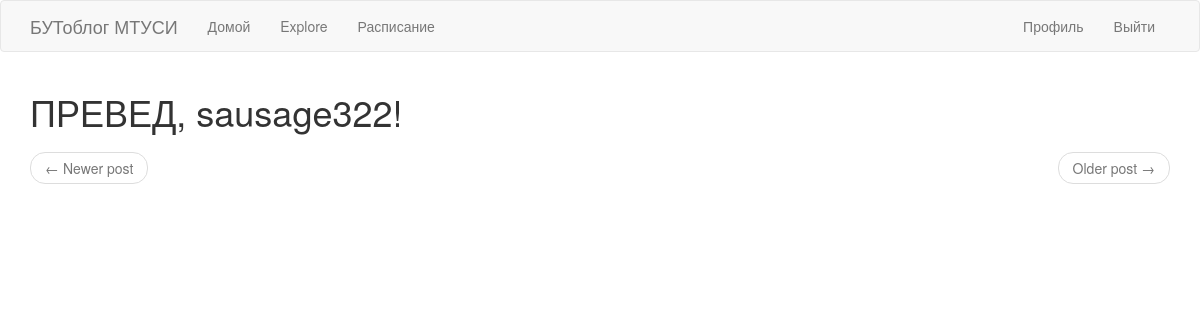
The page /explore (signed in) on the database as committed earlier.
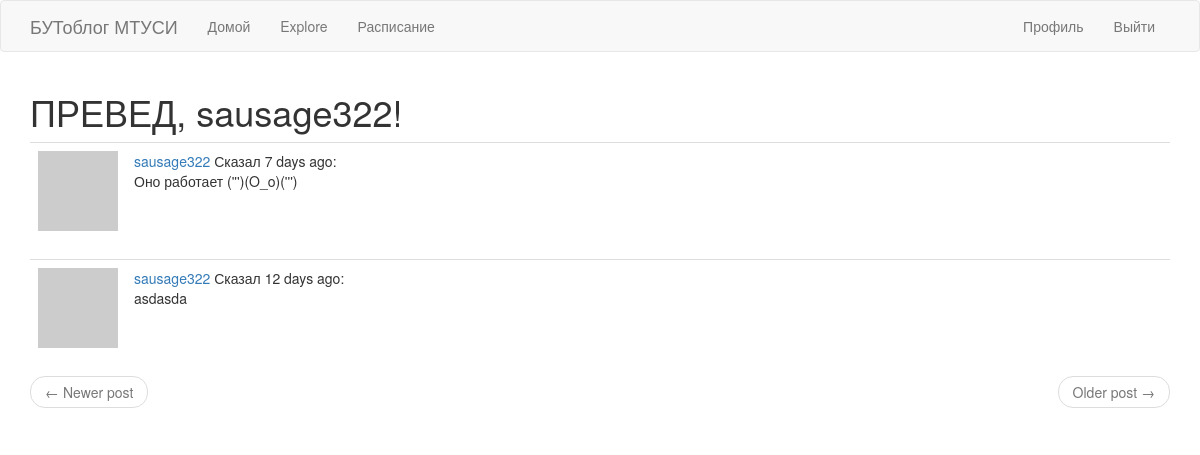
The same page on the database as committed later.
### app/models.py (models this page shows, shortened)
class User(UserMixin, db.Model):
    id = db.Column(db.Integer, primary_key=True)
    username = db.Column(db.String(64), index=True, unique=True)
    email = db.Column(db.String(120), index=True, unique=True)
    password_hash = db.Column(db.String(128))
    posts = db.relationship('Post', backref='author', lazy='dynamic')
    about_me = db.Column(db.String(140))
    last_seen = db.Column(db.DateTime, default=datetime.utcnow)
    followed = db.relationship(
        'User', secondary=followers,
        primaryjoin=(followers.c.follower_id == id),
        secondaryjoin=(followers.c.followed_id == id),
        backref=db.backref('followers', lazy='dynamic'), lazy='dynamic')
    def avatar(self, size):
        digest = md5(self.email.lower().encode('utf-8')).hexdigest()
        return 'https://www.gravatar.com/avatar/{}?d=identicon&s={}'.format(
            digest, size)

class Post(db.Model):
    id = db.Column(db.Integer, primary_key=True)
    body = db.Column(db.String(140))
    timestamp = db.Column(db.DateTime, index=True, default=datetime.utcnow)
    user_id = db.Column(db.Integer, db.ForeignKey('user.id'))

### app/routes.py (the view)
@app.route('/explore')
@login_required
def explore():
    page = request.args.get('page', 1, type=int)
    posts = Post.query.order_by(Post.timestamp.desc()).paginate(
        page, app.config['POSTS_PER_PAGE'], False)
    next_url = url_for('explore', page=posts.next_num) \
        if posts.has_next else None
    prev_url = url_for('explore', page=posts.prev_num) \
        if posts.has_prev else None
    return render_template('index.html', title='Explore', posts=posts.items,
                           next_url=next_url, prev_url=prev_url)

### app/models.py (called while the page is built)
@login.user_loader
def load_user(id):
    return User.query.get(int(id))

### app/routes.py (called while the page is built)
@app.before_request
def before_request():
    if current_user.is_authenticated:
        current_user.last_seen = datetime.utcnow()
        db.session.commit()

### app/templates/index.html (shortened to what this page needs)
{% extends 'base.html' %}
{% import 'bootstrap/wtf.html' as wtf %}
{% block app_content %}
    <h1>ПРЕВЕД, {{ current_user.username }}!</h1>
    {% for post in posts %}
        {% include '_post.html' %}
    {% endfor %}
    <nav aria-label="...">
        <ul class="pager">
            <li class="previous{% if not prev_url %} disabled{% endif %}">
                <a href="{{ prev_url or '#' }}">
                    <span aria-hidden="true">&larr;</span> Newer post
                </a>
            </li>
            <li class="next{% if not next_url %} disabled{% endif %}">
                <a href="{{ next_url or '#' }}">
                    Older post <span aria-hidden="true">&rarr;</span>
                </a>
            </li>
        </ul>
    </nav>
{% endblock %}

### app/templates/base.html (shortened to what this page needs)
{% extends 'bootstrap/base.html' %}
{% block navbar %}
    <nav class="navbar navbar-default">
        <div class="container">
            <div class="navbar-header">
                <a class="navbar-brand" href="{{ url_for('index') }}">БУТоблог МТУСИ</a>
            </div>
            <div class="collapse navbar-collapse" id="bs-example-navbar-collapse-1">
                <ul class="nav navbar-nav">
                    <li><a href="{{ url_for('index') }}">Домой</a></li>
                    <li><a href="{{ url_for('explore') }}">Explore</a></li>
                    <li><a href="{{ url_for('timetable') }}">Расписание</a></li>
                </ul>
                <ul class="nav navbar-nav navbar-right">
                    {% if current_user.is_anonymous %}
                    <li><a href="{{ url_for('login') }}">Логин</a></li>
                    {% else %}
                    <li><a href="{{ url_for('user', username=current_user.username) }}">Профиль</a></li>
                    <li><a href="{{ url_for('logout') }}">Выйти</a></li>
                    {% endif %}
                </ul>
            </div>
        </div>
    </nav>
{% endblock %}
{% block content %}
    <div class="container">
        {% block app_content %}{% endblock %}
    </div>
{% endblock %}

### app/templates/_post.html
    <table class="table table-hover">
        <tr>
            <td width="70px">
                <a href="{{ url_for('user', username=post.author.username) }}">
                    <img src="{{ post.author.avatar(70) }}" />
                </a>
            </td>
            <td>
                <a href="{{ url_for('user', username=post.author.username) }}">
                    {{ post.author.username }}
                </a>
                Сказал {{ moment(post.timestamp).fromNow() }}:
                <br>
                {{ post.body }}
            </td>
        </tr>
    </table>

Rows that differ between the two databases and show on the page:
added Post: author.username "sausage322", timestamp "7 days ago", body "Оно работает (''')(O_o)(''')"
added Post: author.username "sausage322", timestamp "12 days ago", body "asdasda"
